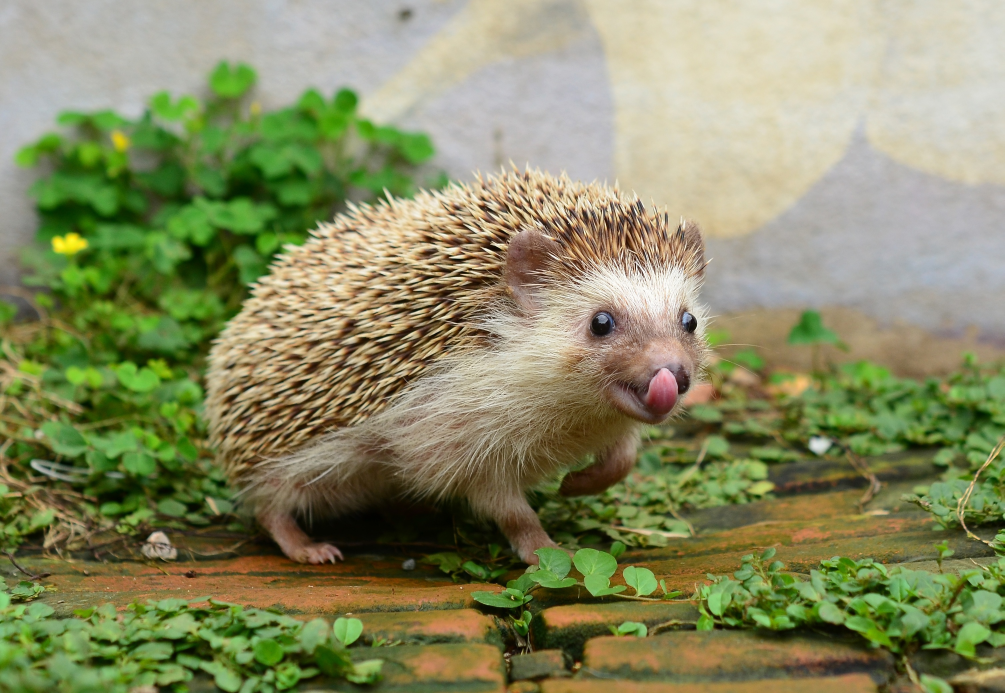
#> input picture pic/izo.jpg, 3013 x 2079 px (shown at 1/3 size)
$ python -i lab7.py   (imports and definitions only)
#> lines starting #> are read from the running program, lines starting #| are printed output that depends on the picture; pictures that were not available may be replaced by others from this repository, and a replacement may not be noted
from PIL import Image, ImageFilter
def n1():
    pic1='pic/izo.jpg'
    with Image.open(pic1) as img:
        img.load()

    img.show()
    w, h = img.size
    f=img.format
    m=img.mode
    print('Высота',h)
    print('Ширина',w)
    print('Формат',f)
    print('Цветовая модель',m)
# n1()

def n2():
    pic1 = 'pic/izo.jpg'
    with Image.open(pic1) as img:
        img.load()
    pic2=img.reduce(3)
    pic2.save('pic/izo-3.jpg')
    pic3=img.transpose(Image.FLIP_LEFT_RIGHT)
    pic3.save('pic/izo-flipleft.jpg')
    pic4=img.transpose(Image.FLIP_TOP_BOTTOM)
    pic4.save('pic/izo-fliptop.jpg')
# n2()

def n3():
    pics = ['1.jpg', '2.jpg','3.jpg','4.jpg','5.jpg']
    for pic in pics:
        with Image.open(pic) as img:
            img.load()
            new_pics=img.filter(ImageFilter.FIND_EDGES)
            # new_pics.show()
            new_pics.save('new_'+pic)
# n3()
def n4():
    pic1 = 'pic/izo.jpg'
    log='pic/log.jpg'
    with Image.open(pic1) as img:
#> img is the input picture: PIL image 3013x2079 RGB; mean R, G, B 135.2, 138.5, 98.5
        img.load()
    with Image.open(log) as img1:
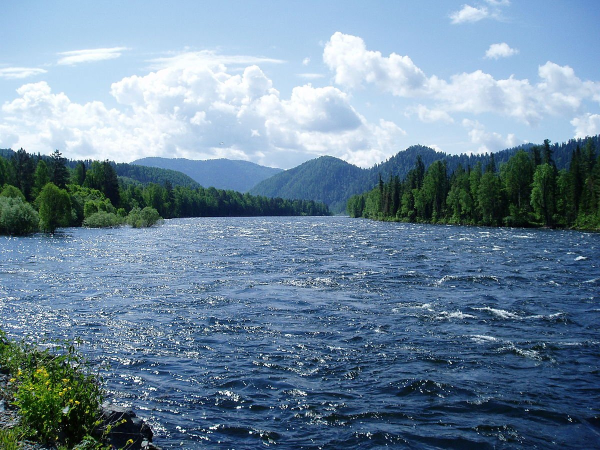
#> input picture pic/1.jpg, 1200 x 900 px, given in place of log.jpg, which was not available (shown at 1/2 size)
#> img1 is the input picture: PIL image 1200x900 RGB; mean R, G, B 110, 135.6, 156.8
        img1.load()
    img_logo = img1.convert("L")
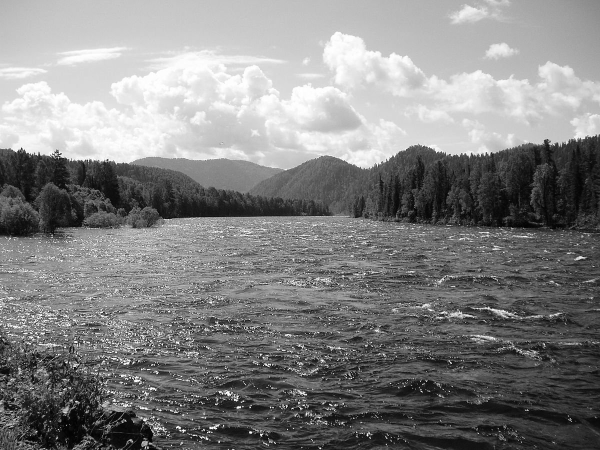
#> img_logo: PIL image 1200x900 L (shown at 1/2 size); min 0, max 255, mean 130.4


    img_logo = img_logo.filter(ImageFilter.CONTOUR)
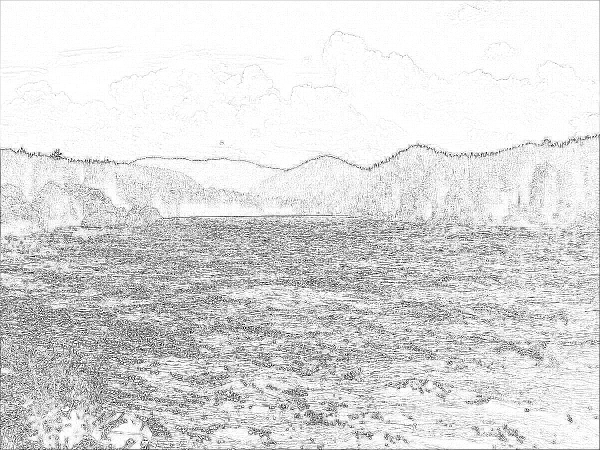
#> img_logo: PIL image 1200x900 L (shown at 1/2 size); min 0, max 255, mean 220.2
    img_logo = img_logo.point(lambda x: 0 if x == 255 else 255)
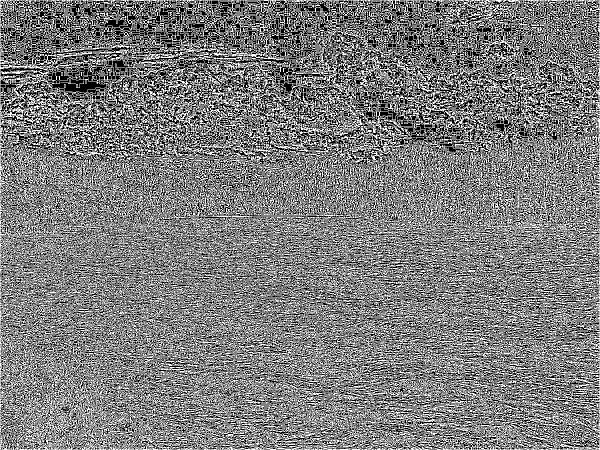
#> img_logo: PIL image 1200x900 L (shown at 1/2 size); 48.9% white in thin lines or dots
    # img_logo.show()
    img.paste(img_logo, (480, 160), img_logo)
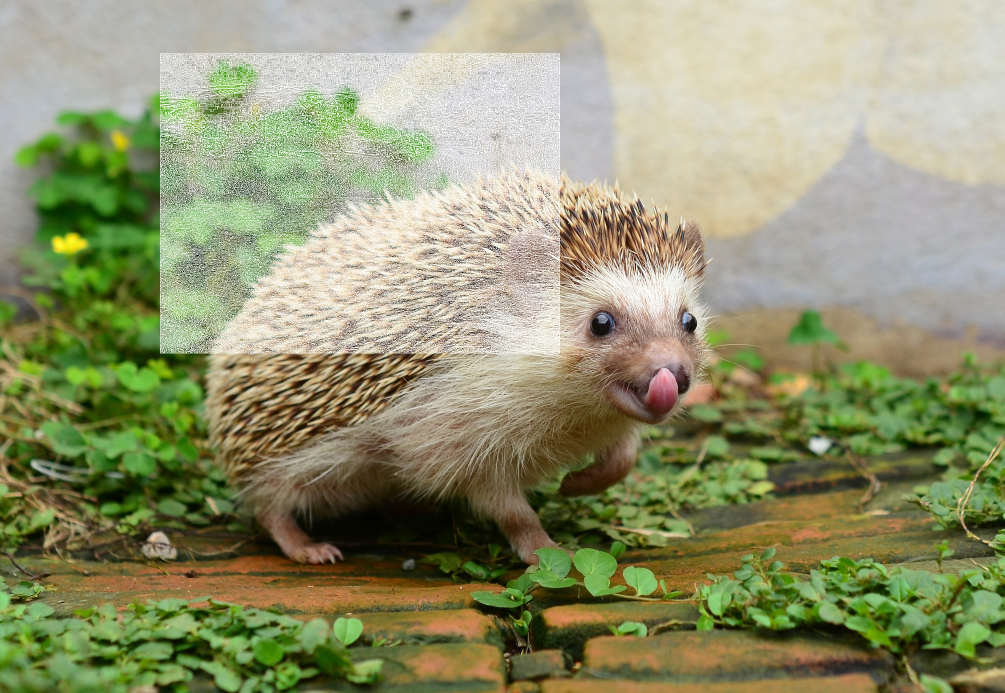
#> img: PIL image 3013x2079 RGB (shown at 1/3 size); mean R, G, B 144.9, 147.5, 111.2
    img.show()
# n4()

>>> result = n4()
